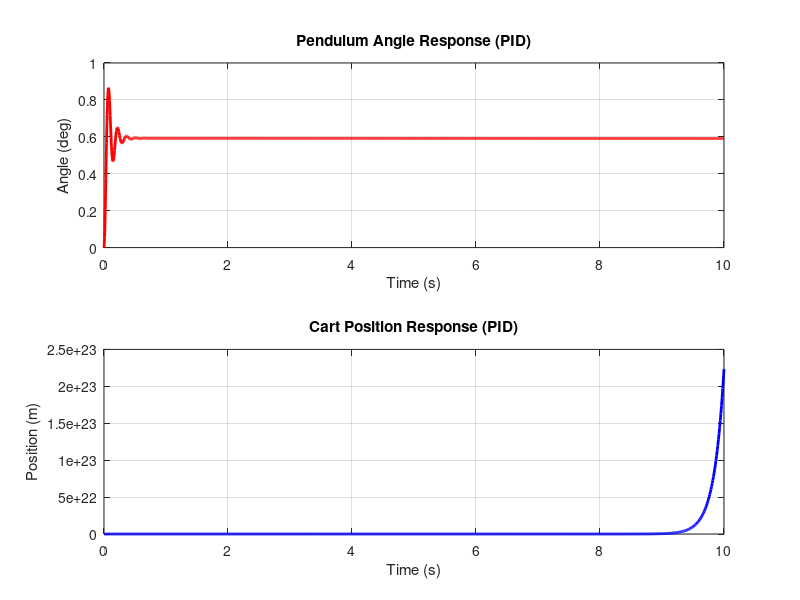
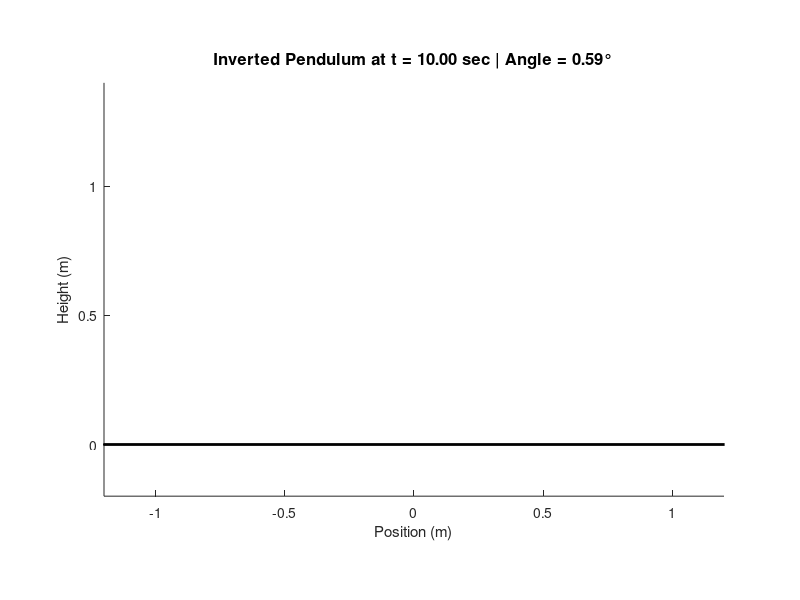

MATLAB code for these plots, in order:
clc; clear; close all;
%% System Parameters (updated to match your LQR setup)
M = 0.132; % Cart mass (kg)
m = 0.2; % Pendulum mass (kg)
b = 0.1; % Cart damping (N/m/s)
L = 0.2; % Full rod length (m)
g = 9.81; % Gravity (m/s^2)
I = (1/3)*m*L^2; % Moment of inertia (uniform rod about pivot)
% Denominator term for transfer functions
q = (M + m)*(I + m*L^2) - (m*L)^2;
% Transfer function variable
s = tf('s');
% Transfer function: Force → Pendulum Angle
P_pend = (m*L*s/q) / (s^3 + (b*(I + m*L^2))*s^2/q - ((M + m)*m*g*L)*s/q - b*m*g*L/q);
% Transfer function: Force → Cart Position
P_cart = ((I + m*L^2)*s^2 - m*g*L) / q / (s^4 + (b*(I + m*L^2))*s^3/q - ((M + m)*m*g*L)*s^2/q - b*m*g*L*s/q);
%% PID Controller (only controlling pendulum angle)
Kp = 100;
Ki = 1;
Kd = 1;
C = pid(Kp, Ki, Kd);
% Closed-loop transfer functions
T_pend = feedback(P_pend, C); % Pendulum angle
T_cart = feedback(P_cart, C); % Cart position
% Time vector
t = 0:0.01:10;
% Simulate step responses
[y_pend, ~] = step(T_pend, t);
[y_cart, ~] = step(T_cart, t);
% Convert angle to degrees for animation
y_pend_deg = y_pend * 180 / pi;
%% Plot Results
figure(1);
subplot(2,1,1);
plot(t, y_pend * 180 / pi, 'r', 'LineWidth', 2);
title('Pendulum Angle Response (PID)');
xlabel('Time (s)'); ylabel('Angle (deg)'); grid on;
subplot(2,1,2);
plot(t, y_cart, 'b', 'LineWidth', 2);
title('Cart Position Response (PID)');
xlabel('Time (s)'); ylabel('Position (m)'); grid on;
%% Animation (uses separate figure)
cart_width = 0.3;
cart_height = 0.15;
track_width = 1.5;
h_anim = figure(2);
set(h_anim, 'Name', 'PID-Controlled Inverted Pendulum Animation');
for k = 1:10:length(t)
figure(h_anim); clf(h_anim); hold on; axis equal;
x_cart = y_cart(k); % Cart position
theta = y_pend(k); % Pendulum angle
% Track
plot([-track_width, track_width], [0, 0], 'k', 'LineWidth', 2);
% Cart
cart_x = x_cart - cart_width/2;
rectangle('Position', [cart_x, 0, cart_width, cart_height], 'FaceColor', [0.2 0.6 1], 'EdgeColor', 'k', 'LineWidth', 1.5);
% Pendulum (rod)
pend_tip_x = x_cart + L * sin(theta);
pend_tip_y = cart_height + L * cos(theta);
line([x_cart, pend_tip_x], [cart_height, pend_tip_y], 'Color', 'k', 'LineWidth', 3);
% Labels and limits
xlim([-1.2, 1.2]); ylim([-0.2, 1.4]);
xlabel('Position (m)'); ylabel('Height (m)');
% Inside animation loop
title(sprintf('Inverted Pendulum at t = %.2f sec | Angle = %.2f°', t(k), y_pend_deg(k)), 'FontSize', 12);
pause(0.01);
end
